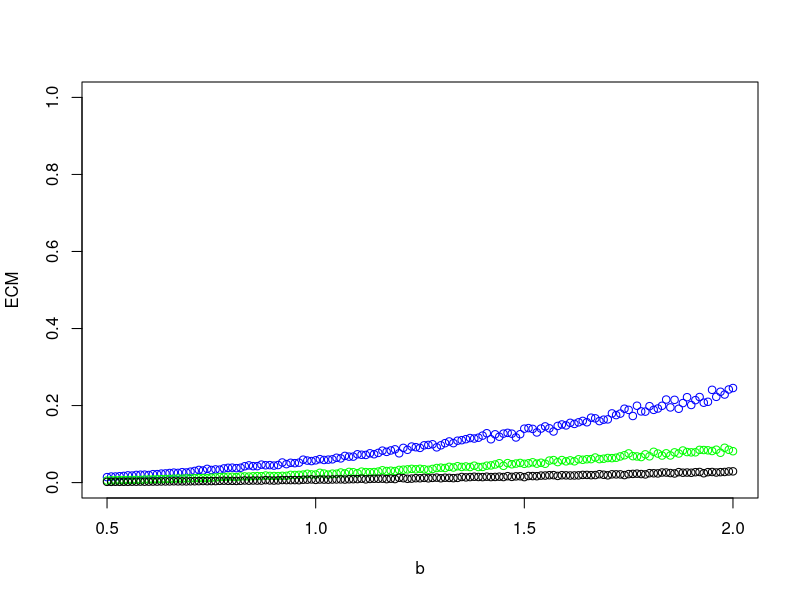
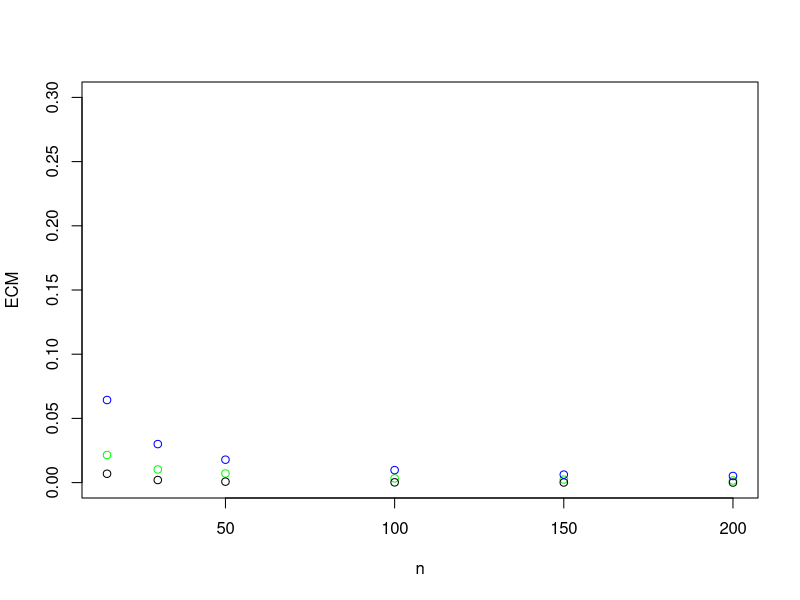

Write R code to recreate these figures, in order.
   # Ejercicio 1
  
  estimador_mom_b <- function(n,b,muestra_aleatoria) {
    if (missing(muestra_aleatoria) && !(missing(b) && missing(n))) muestra_aleatoria = runif(n, 0, b)
    return (2*mean(muestra_aleatoria))
  }
  
  estimador_mv_b <- function(n,b,muestra_aleatoria) {
    if (missing(muestra_aleatoria) && !(missing(b) && missing(n))) muestra_aleatoria = runif(n, 0, b)
    return (max(muestra_aleatoria))
  }
  
  # Ejercicio 2
  estimador_med_b <- function(n,b,muestra_aleatoria) {
    if (missing(muestra_aleatoria) && !(missing(b) && missing(n))) muestra_aleatoria = runif(n, 0, b)
    return (2*median(muestra_aleatoria))
  }
  
  # Ejercicio 3
  b = 1; n = 15 ; muestra_aleatoria = runif(n, 0, b)
  muestra_aleatoria = runif(n, 0, b)
  estimador_mom_b_ej3 = estimador_mom_b(n,b,muestra_aleatoria)
  estimador_mv_b_ej3 = estimador_mv_b(n,b,muestra_aleatoria)
  estimador_med_b_ej3 = estimador_med_b(n,b,muestra_aleatoria)
  print(estimador_mom_b_ej3) ; print(estimador_mv_b_ej3) ; print(estimador_med_b_ej3)
  
  error_estimador_mom_b_ej3 = abs(1 - estimador_mom_b_ej3)
  error_estimador_mv_b_ej3 = abs(1 - estimador_mv_b_ej3)
  error_estimador_med_b_ej3 = abs(1 - estimador_med_b_ej3)
  print(error_estimador_mom_b_ej3) ; print(error_estimador_mv_b_ej3) ; print(error_estimador_med_b_ej3)

# Ejercicio 4
# c)
lista_de_estimadores_mom = seq(1,1000,1)
lista_de_estimadores_mv = seq(1,1000,1)
lista_de_estimadores_med = seq(1,1000,1)
b = 1; n = 15
for(nrep in 1:1000) {
  muestra_aleatoria = runif(n, 0, b)
  lista_de_estimadores_mom[nrep] = 2*mean(muestra_aleatoria)
  lista_de_estimadores_mv[nrep] = max(muestra_aleatoria)
  lista_de_estimadores_med[nrep] = 2*median(muestra_aleatoria)
}

# d)
sesgo_mom =  mean(lista_de_estimadores_mom)-b
sesgo_mv = mean(lista_de_estimadores_mv)-b
sesgo_med = mean(lista_de_estimadores_med)-b

# e)
var_mom = var(lista_de_estimadores_mom)
var_mv = var(lista_de_estimadores_mv)
var_med = var(lista_de_estimadores_med)

# f)
ecm_mom = var_mom + sesgo_mom**2
ecm_mv = var_mv + sesgo_mv**2
ecm_med = var_med + sesgo_med**2


# Ejercicio 5

simulacion_mv = function(b, n){
  lista_de_estimadores_mv = seq(1,1000,1)
  for(nrep in 1:1000) {
    muestra_aleatoria = runif(n, 0, b)
    lista_de_estimadores_mv[nrep] = max(muestra_aleatoria)
  }
  sesgo_mv = mean(lista_de_estimadores_mv)-b
  var_mv = var(lista_de_estimadores_mv)
  return(var_mv + sesgo_mv**2)
}
simulacion_mom = function(b, n){
  lista_de_estimadores_mom = seq(1,1000,1)
  for(nrep in 1:1000) {
    muestra_aleatoria = runif(n, 0, b)
    lista_de_estimadores_mom[nrep] = 2*mean(muestra_aleatoria)
  }
  sesgo_mom =  mean(lista_de_estimadores_mom)-b
  var_mom = var(lista_de_estimadores_mom)
  return(var_mom + sesgo_mom**2)
}
simulacion_med = function(b, n){
  lista_de_estimadores_med = seq(1,1000,1)
  for(nrep in 1:1000) {
    muestra_aleatoria = runif(n, 0, b)
    lista_de_estimadores_med[nrep] = 2*median(muestra_aleatoria)
  }
  sesgo_med = mean(lista_de_estimadores_med)-b  
  var_med = var(lista_de_estimadores_med)
  return(var_med + sesgo_med**2)
}

# Ejercicio 6
n = 15; b = seq(0.5, 2, 0.01)
ecms_mom = 1:151
ecms_mv = 1:151
ecms_med = 1:151
step = 1
for(un_b in b) {
  ecms_mom[step] = simulacion_mom(un_b,n)
  ecms_mv[step] = simulacion_mv(un_b,n)
  ecms_med[step] = simulacion_med(un_b,n)
  step = step + 1
}
grafico_med = plot(b,ecms_med, col="blue",ylim=c(0,1),  ylab="ECM")
grafico_mom = points(b,ecms_mom, col="green")
grafico_mv = points(b,ecms_mv)



# Ejercicio 7
n = c(15,30,50,100,150,200); b = 1
ecms_mom = 1:6
ecms_mv = 1:6
ecms_med = 1:6
step = 1
for(un_n in n) {
  ecms_mom[step] = simulacion_mom(b,un_n)
  ecms_mv[step] = simulacion_mv(b,un_n)
  ecms_med[step] = simulacion_med(b,un_n)
  step = step + 1
}

grafico_mom = plot(n,ecms_mom, col="green", ylim=c(0,0.3), ylab="ECM")
grafico_mv = points(n,ecms_mv)
grafico_med = points(n,ecms_med, col="blue")

#Ej 8
muestra = c(0.917,0.247,0.384,0.530,0.798,0.912,0.096,0.684, 0.394, 20.1, 0.769, 0.137, 0.352, 0.332, 0.670)
n = 15
estimador_mom_b = 2*mean(muestra)
estimador_mv_b = max(muestra)
estimador_med_b = 2*median(muestra)
print(estimador_mom_b ) ; print(estimador_mv_b) ; print(estimador_med_b)


# Ejercicio 9
lista_de_estimadores_mom = seq(1,1000,1)
lista_de_estimadores_mv = seq(1,1000,1)
lista_de_estimadores_med = seq(1,1000,1)
b = 1; n = 15
for(nrep in 1:1000) {
  muestra_aleatoria = runif(n, 0, b)
  es_atipica = rbinom(1,1,0.05)
  if(es_atipica == 1) {
    muestra_aleatoria[1] = muestra_aleatoria[1] * 100
  }
  lista_de_estimadores_mom[nrep] = 2*mean(muestra_aleatoria)
  lista_de_estimadores_mv[nrep] = max(muestra_aleatoria)
  lista_de_estimadores_med[nrep] = 2*median(muestra_aleatoria)
}
sesgo_mv =mean(lista_de_estimadores_mv)-b  
var_mv = var(lista_de_estimadores_mv)
ecm_mv = var_mv + sesgo_mv**2
print(sesgo_mv) ; print(var_mv) ; print(ecm_mv)

sesgo_mom = mean(lista_de_estimadores_mom)-b 
var_mom = var(lista_de_estimadores_mom)
ecm_mom = var_mom + sesgo_mom**2
print(sesgo_mom) ; print(var_mom) ; print(ecm_mom)

sesgo_med = mean(lista_de_estimadores_med)-b 
var_med = var(lista_de_estimadores_med)
ecm_med = var_med + sesgo_med**2
print(sesgo_med) ; print(var_med) ; print(ecm_med)



